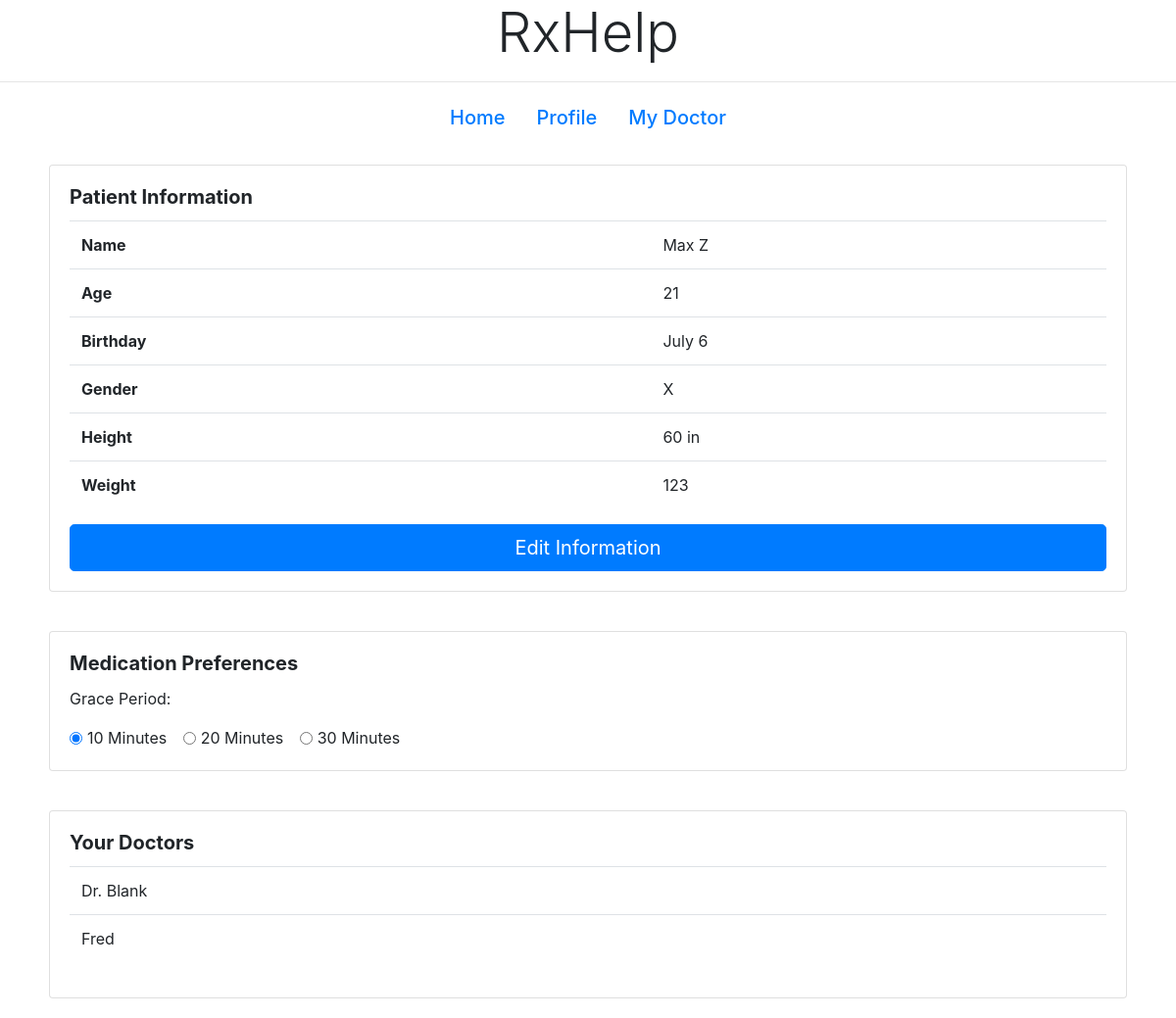
Page /patientProfile/2938490 on the committed database.
### tables this page shows
CREATE TABLE patients(
username VARCHAR(255) NOT NULL,
id_num INT PRIMARY KEY,
password VARCHAR(255) NOT NULL,
name VARCHAR(255) NOT NULL,
age INT, 
birthday VARCHAR(255) NOT NULL,
sex VARCHAR(255) NOT NULL,
height VARCHAR(255) NOT NULL,
weight INT,
img VARCHAR(255) NOT NULL
);

CREATE TABLE doctors(
username VARCHAR(255) NOT NULL,
password VARCHAR(255) NOT NULL,
name VARCHAR(255) NOT NULL,
id_number INT PRIMARY KEY
);

### app.py (the view)
@app.route('/patientProfile/<id_num>', methods=['GET'])
def profileP(id_num):
    conn = sqlite3.connect('database.db')
    cur = conn.cursor()
    cur.execute("select * from patients p where p.id_num = " + id_num + ";")
    pInfo = cur.fetchall()
    pDocs = getDocInfo(id_num)
    return render_template('patient/patientProfile.html', pInfo=pInfo, pDocs=pDocs, id_num=id_num)

### app.py (called while the page is built)
def getDocInfo(patient_Id):
    conn = sqlite3.connect('database.db')
    cur = conn.cursor()
    cur.execute("select dr_id from relationships where patient_id =" + patient_Id + ";")
    drIds = cur.fetchall()
    i = 0
    pDocs = []
    for id in drIds:
        cur.execute("select * from doctors where id_number = " + str(id[0]) + ";")
        drInfo = cur.fetchall()
        pDocs.append(drInfo[0])
    return pDocs

### templates/patient/patientProfile.html (shortened to what this page needs)
<!DOCTYPE html>
<html lang="en">
<head>
  <link rel="stylesheet" href="https://stackpath.bootstrapcdn.com/bootstrap/4.1.3/css/bootstrap.min.css"
>
</head>
<body>
<b><h1 style="text-align: center;" class="display-4">RxHelp</h1></b>
<hr>
<ul class="nav justify-content-center">
  <li class="nav-item">
    <a class="nav-link active" href="/patientHome/{{id_num}}"><h5>Home</h5></a>
  </li>
  <li class="nav-item">
    <a class="nav-link" href="/patientProfile/{{id_num}}"><h5>Profile</h5></a>
  </li>
  <li class="nav-item">
    <a class="nav-link" href="/patientMyDoctor/{{id_num}}"><h5>My Doctor</h5></a>
  </li>
</ul>
<div id="boxy" class="container">
  <div class="row">
    <div style="margin: 20px;" class="card w-100">
      <div class="card-body">
        <h5 class="card-title"><b>Patient Information</b></h5>
        <table class="table">
          {% for p in pInfo %}
          <tbody>
          <tr>
            <th scope="row">Name</th>
            <td>{{p[3]}}</td>
          </tr>
          <tr>
            <th scope="row">Age</th>
            <td>{{p[4]}}</td>
          </tr>
          <tr>
            <th scope="row">Birthday</th>
            <td>{{p[5]}}</td>
          </tr>
          <tr>
            <th scope="row">Gender</th>
            <td>{{p[6]}}</td>
          </tr>
          <tr>
            <th scope="row">Height</th>
            <td>{{p[7]}}</td>
          </tr>
          <tr>
            <th scope="row">Weight</th>
            <td>{{p[8]}}</td>
          </tr>
          </tbody>
        </table>
        <a class="btn btn-primary btn-lg btn-block" href="/patientProfile/edit/{{p[1]}}" role="button">Edit Information</a>
        {% endfor %}
      </div>
    </div>
  </div>
  <div class="row">
    <div style="margin: 20px;" class="card w-100">
      <div class="card-body">
        <h5 class="card-title"><b>Medication Preferences</b></h5>
        <p class="card-text">Grace Period:</p>
        <div class="form-check form-check-inline">
          <input class="form-check-input" type="radio" name="inlineRadioOptions" id="min10" value="option1" checked>
          <label class="form-check-label" for="min10">10 Minutes</label>
        </div>
        <div class="form-check form-check-inline">
          <input class="form-check-input" type="radio" name="inlineRadioOptions" id="min20" value="option2">
          <label class="form-check-label" for="min20">20 Minutes</label>
        </div>
        <div class="form-check form-check-inline">
          <input class="form-check-input" type="radio" name="inlineRadioOptions" id="min30" value="option3">
          <label class="form-check-label" for="min30">30 Minutes</label>
        </div>
      </div>
    </div>
  </div>
  <div class="row">
    <div style="margin: 20px;" class="card w-100">
      <div class="card-body">
        <h5 class="card-title"><b>Your Doctors</b></h5>
        <table class="table">
          <tbody>
         {% for d in pDocs %}
          <tr>
            <td>{{d[2]}}</td>
          </tr>
          {% endfor %}
          </tbody>
        </table>
      </div>
    </div>
  </div>
</div>
</body>
</html>

### templates/patient/patientProfile.html (style rules this page uses)
body { background-image: url("https://patientengagementhit.com/images/site/features/_large/patient-healthcare-access-header.jpg"); background-size: auto auto; }
#boxy { background-color: rgba(255, 255, 255, 0.6); }

### rows in the picture
patients: name "Max Z", age "21", birthday "July 6", sex "X", height "60 in", weight "123"
doctors: name "Dr. Blank"
doctors: name "Fred"
